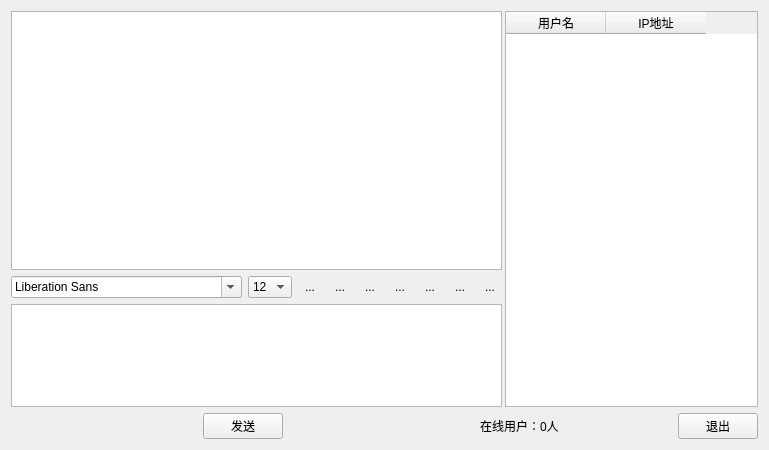
<?xml version="1.0" encoding="UTF-8"?>
<ui version="4.0">
 <class>Widget</class>
 <widget class="QWidget" name="Widget">
  <property name="geometry">
   <rect>
    <x>0</x>
    <y>0</y>
    <width>769</width>
    <height>450</height>
   </rect>
  </property>
  <layout class="QVBoxLayout" name="verticalLayout_2">
   <item>
    <layout class="QHBoxLayout" name="horizontalLayout_2">
     <property name="spacing">
      <number>3</number>
     </property>
     <item>
      <layout class="QVBoxLayout" name="verticalLayout" stretch="5,1,2">
       <item>
        <widget class="QTextBrowser" name="msgBrowser"/>
       </item>
       <item>
        <layout class="QHBoxLayout" name="horizontalLayout">
         <item>
          <widget class="QFontComboBox" name="fontCbx"/>
         </item>
         <item>
          <widget class="QComboBox" name="sizeCbx">
           <property name="currentIndex">
            <number>4</number>
           </property>
           <item>
            <property name="text">
             <string>8</string>
            </property>
           </item>
           <item>
            <property name="text">
             <string>9</string>
            </property>
           </item>
           <item>
            <property name="text">
             <string>10</string>
            </property>
           </item>
           <item>
            <property name="text">
             <string>11</string>
            </property>
           </item>
           <item>
            <property name="text">
             <string>12</string>
            </property>
           </item>
           <item>
            <property name="text">
             <string>13</string>
            </property>
           </item>
           <item>
            <property name="text">
             <string>14</string>
            </property>
           </item>
           <item>
            <property name="text">
             <string>15</string>
            </property>
           </item>
           <item>
            <property name="text">
             <string>16</string>
            </property>
           </item>
           <item>
            <property name="text">
             <string>17</string>
            </property>
           </item>
           <item>
            <property name="text">
             <string>18</string>
            </property>
           </item>
           <item>
            <property name="text">
             <string>19</string>
            </property>
           </item>
           <item>
            <property name="text">
             <string>20</string>
            </property>
           </item>
           <item>
            <property name="text">
             <string>21</string>
            </property>
           </item>
           <item>
            <property name="text">
             <string>22</string>
            </property>
           </item>
          </widget>
         </item>
         <item>
          <widget class="QToolButton" name="boldTBtn">
           <property name="toolTip">
            <string>加粗</string>
           </property>
           <property name="text">
            <string>...</string>
           </property>
           <property name="icon">
            <iconset resource="images.qrc">
             <normaloff>:/images/bold.png</normaloff>:/images/bold.png</iconset>
           </property>
           <property name="iconSize">
            <size>
             <width>26</width>
             <height>26</height>
            </size>
           </property>
           <property name="checkable">
            <bool>true</bool>
           </property>
           <property name="autoRaise">
            <bool>true</bool>
           </property>
          </widget>
         </item>
         <item>
          <widget class="QToolButton" name="italicTBtn">
           <property name="toolTip">
            <string>倾斜</string>
           </property>
           <property name="text">
            <string>...</string>
           </property>
           <property name="icon">
            <iconset resource="images.qrc">
             <normaloff>:/images/italic.png</normaloff>:/images/italic.png</iconset>
           </property>
           <property name="iconSize">
            <size>
             <width>26</width>
             <height>26</height>
            </size>
           </property>
           <property name="checkable">
            <bool>true</bool>
           </property>
           <property name="autoRaise">
            <bool>true</bool>
           </property>
          </widget>
         </item>
         <item>
          <widget class="QToolButton" name="underlineTBtn">
           <property name="toolTip">
            <string>下划线</string>
           </property>
           <property name="text">
            <string>...</string>
           </property>
           <property name="icon">
            <iconset resource="images.qrc">
             <normaloff>:/images/under.png</normaloff>:/images/under.png</iconset>
           </property>
           <property name="iconSize">
            <size>
             <width>26</width>
             <height>26</height>
            </size>
           </property>
           <property name="checkable">
            <bool>true</bool>
           </property>
           <property name="autoRaise">
            <bool>true</bool>
           </property>
          </widget>
         </item>
         <item>
          <widget class="QToolButton" name="colorTBtn">
           <property name="toolTip">
            <string>更改字体颜色</string>
           </property>
           <property name="text">
            <string>...</string>
           </property>
           <property name="icon">
            <iconset resource="images.qrc">
             <normaloff>:/images/color.png</normaloff>:/images/color.png</iconset>
           </property>
           <property name="iconSize">
            <size>
             <width>26</width>
             <height>26</height>
            </size>
           </property>
           <property name="checkable">
            <bool>false</bool>
           </property>
           <property name="autoRaise">
            <bool>true</bool>
           </property>
          </widget>
         </item>
         <item>
          <widget class="QToolButton" name="sendTBtn">
           <property name="toolTip">
            <string>传输文件</string>
           </property>
           <property name="text">
            <string>...</string>
           </property>
           <property name="icon">
            <iconset resource="images.qrc">
             <normaloff>:/images/send.png</normaloff>:/images/send.png</iconset>
           </property>
           <property name="iconSize">
            <size>
             <width>26</width>
             <height>26</height>
            </size>
           </property>
           <property name="checkable">
            <bool>false</bool>
           </property>
           <property name="autoRaise">
            <bool>true</bool>
           </property>
          </widget>
         </item>
         <item>
          <widget class="QToolButton" name="saveTBtn">
           <property name="toolTip">
            <string>保存聊天记录</string>
           </property>
           <property name="text">
            <string>...</string>
           </property>
           <property name="icon">
            <iconset resource="images.qrc">
             <normaloff>:/images/save.png</normaloff>:/images/save.png</iconset>
           </property>
           <property name="iconSize">
            <size>
             <width>26</width>
             <height>26</height>
            </size>
           </property>
           <property name="checkable">
            <bool>false</bool>
           </property>
           <property name="autoRaise">
            <bool>true</bool>
           </property>
          </widget>
         </item>
         <item>
          <widget class="QToolButton" name="clearTBtn">
           <property name="toolTip">
            <string>清空聊天记录</string>
           </property>
           <property name="text">
            <string>...</string>
           </property>
           <property name="icon">
            <iconset resource="images.qrc">
             <normaloff>:/images/clear.png</normaloff>:/images/clear.png</iconset>
           </property>
           <property name="iconSize">
            <size>
             <width>26</width>
             <height>26</height>
            </size>
           </property>
           <property name="checkable">
            <bool>false</bool>
           </property>
           <property name="autoRaise">
            <bool>true</bool>
           </property>
          </widget>
         </item>
        </layout>
       </item>
       <item>
        <widget class="QTextEdit" name="msgTxtEdit"/>
       </item>
      </layout>
     </item>
     <item>
      <widget class="QTableWidget" name="usrTblWidget">
       <property name="selectionMode">
        <enum>QAbstractItemView::SingleSelection</enum>
       </property>
       <property name="selectionBehavior">
        <enum>QAbstractItemView::SelectRows</enum>
       </property>
       <property name="showGrid">
        <bool>false</bool>
       </property>
       <column>
        <property name="text">
         <string>用户名</string>
        </property>
       </column>
       <column>
        <property name="text">
         <string>IP地址</string>
        </property>
       </column>
      </widget>
     </item>
    </layout>
   </item>
   <item>
    <layout class="QHBoxLayout" name="horizontalLayout_3" stretch="5,2,5,3,2,2">
     <item>
      <spacer name="horizontalSpacer">
       <property name="orientation">
        <enum>Qt::Horizontal</enum>
       </property>
       <property name="sizeHint" stdset="0">
        <size>
         <width>78</width>
         <height>20</height>
        </size>
       </property>
      </spacer>
     </item>
     <item>
      <widget class="QPushButton" name="sendBtn">
       <property name="text">
        <string>发送</string>
       </property>
      </widget>
     </item>
     <item>
      <spacer name="horizontalSpacer_2">
       <property name="orientation">
        <enum>Qt::Horizontal</enum>
       </property>
       <property name="sizeHint" stdset="0">
        <size>
         <width>188</width>
         <height>20</height>
        </size>
       </property>
      </spacer>
     </item>
     <item>
      <widget class="QLabel" name="usrNumLbl">
       <property name="text">
        <string>在线用户：0人</string>
       </property>
      </widget>
     </item>
     <item>
      <spacer name="horizontalSpacer_3">
       <property name="orientation">
        <enum>Qt::Horizontal</enum>
       </property>
       <property name="sizeHint" stdset="0">
        <size>
         <width>98</width>
         <height>20</height>
        </size>
       </property>
      </spacer>
     </item>
     <item>
      <widget class="QPushButton" name="exitBtn">
       <property name="text">
        <string>退出</string>
       </property>
      </widget>
     </item>
    </layout>
   </item>
  </layout>
 </widget>
 <layoutdefault spacing="6" margin="11"/>
 <resources>
  <include location="images.qrc"/>
 </resources>
 <connections/>
</ui>
